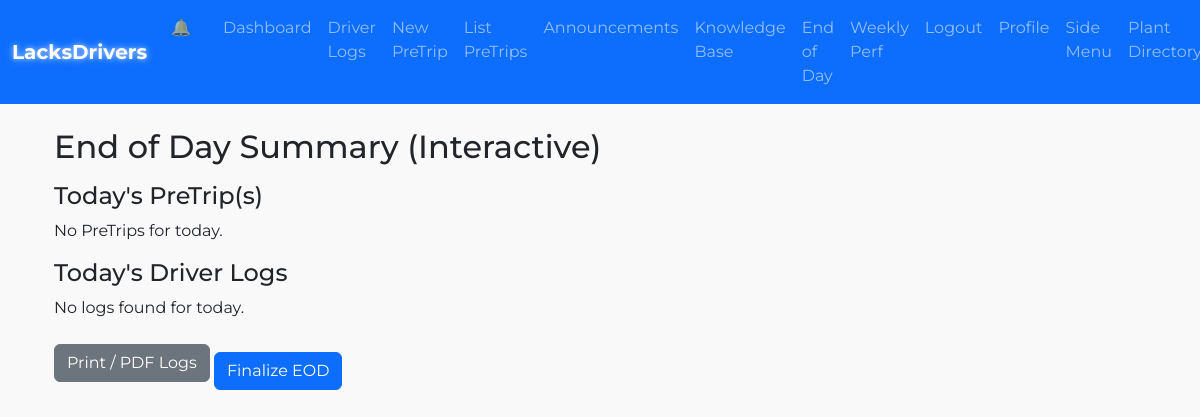
The page /end_of_day_summary (signed in) on the database as committed earlier.
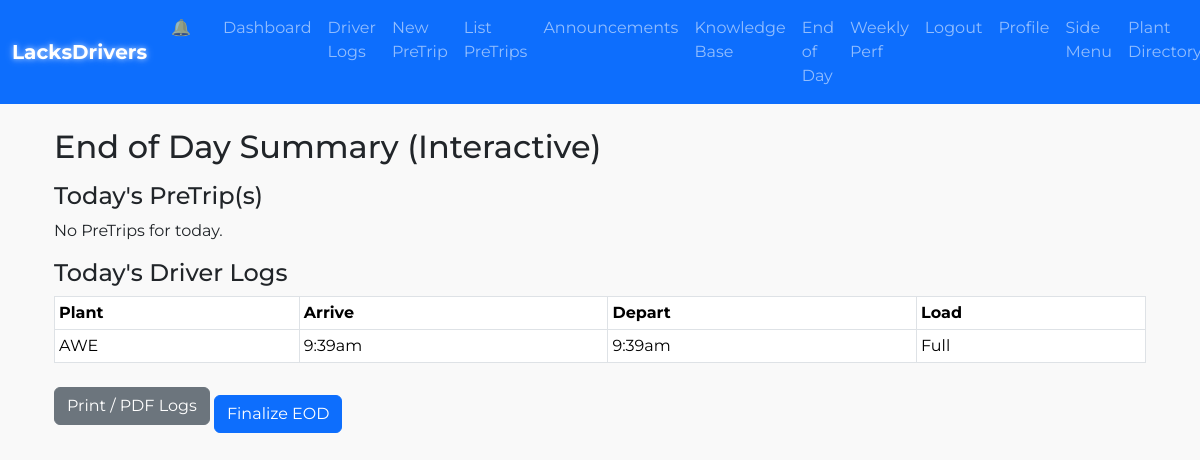
The same page on the database as committed later.
### lacksdrivers.py (models this page shows)
class DriverLog(db.Model):
    __tablename__ = "driver_log"
    id = db.Column(db.Integer, primary_key=True)
    driver_id = db.Column(db.Integer, db.ForeignKey("user.id"), nullable=False)
    driver = db.relationship("User", backref="driver_logs", lazy="joined")
    date = db.Column(db.Date, nullable=False)
    arrive_time = db.Column(db.String(20))
    depart_time = db.Column(db.String(20))
    downtime_reason = db.Column(db.String(200), nullable=True)
    load_size = db.Column(db.String(10), nullable=False)
    plant_name = db.Column(db.String(20), nullable=False)
    maintenance = db.Column(db.Boolean, default=False)
    fuel = db.Column(db.Boolean, default=False)
    meeting = db.Column(db.Boolean, default=False)
    created_at = db.Column(db.DateTime, default=datetime.utcnow)
    updated_at = db.Column(db.DateTime, onupdate=datetime.utcnow)

### lacksdrivers.py (the view)
@app.route("/end_of_day_summary", methods=["GET","POST"])
@login_required
def end_of_day_summary():
    form = EndOfDayForm()
    if form.validate_on_submit():
        flash("Submitted End of Day Summary (interactive)!", "success")
        return redirect(url_for("dashboard"))
    local_tz = pytz.timezone("America/Detroit")
    today_local_date = datetime.now(local_tz).date()
    logs = DriverLog.query.filter_by(driver_id=current_user.id, date=today_local_date).all()
    drivers_logs = { current_user.username: logs }
    pretrips_today = PreTrip.query.filter_by(
        user_id=current_user.id, pretrip_date=today_local_date
    ).all()
    drivers_pretrips = { current_user.username: pretrips_today }
    return render_template(
        "end_of_day_summary.html",
        form=form,
        the_date=today_local_date,
        drivers_logs=drivers_logs,
        drivers_pretrips=drivers_pretrips
    )

### lacksdrivers.py (called while the page is built)
@app.context_processor
def inject_plant_addresses():
    return dict(PLANT_ADDRESSES=PLANT_ADDRESSES)

@login_manager.user_loader
def load_user(user_id):
    return User.query.get(int(user_id))

@app.template_filter('to_local_time')
def to_local_time(utc_str):
    if not utc_str:
        return ""
    try:
        dt_utc = datetime.strptime(utc_str, "%Y-%m-%d %H:%M:%S")
        dt_utc = pytz.utc.localize(dt_utc)
        local_tz = pytz.timezone("America/Detroit")
        dt_local = dt_utc.astimezone(local_tz)
        formatted = dt_local.strftime("%I:%M%p").lower()
        return formatted.lstrip('0')
    except ValueError:
        return utc_str

### templates/end_of_day_summary.html (shortened to what this page needs)
{% extends "base.html" %}
{% block content %}
<div class="container fade-in">
  <h2 class="mt-4 mb-3">End of Day Summary (Interactive)</h2>
  <form method="POST" action="{{ url_for('end_of_day_summary') }}">
    <h4>Today's PreTrip(s)</h4>
    {% if drivers_pretrips[current_user.username] %}
      <table class="table table-bordered table-sm mb-4">
        <thead>
          <tr>
            <th>Truck</th>
            <th>Date</th>
            <th>Leaks?</th>
            <th>Tires?</th>
            <th>Damage?</th>
            <th>Print DVIR</th>
          </tr>
        </thead>
        <tbody>
          {% for pt in drivers_pretrips[current_user.username] %}
          <tr>
            <td>{{ pt.truck_name }}</td>
            <td>{{ pt.pretrip_date }}</td>
            <td>
              {% if pt.oil_leak or pt.fuel_leak or pt.coolant_leak %}
                Yes
              {% else %}
                No
              {% endif %}
            </td>
            <td>{{ "OK" if pt.tires_ok else "PROBLEM" }}</td>
            <td>{{ pt.damage_report or "" }}</td>
            <td>
              <a
                href="{{ url_for('pretrip_printable', pretrip_id=pt.id) }}"
                class="btn btn-sm btn-secondary"
              >
                Print DVIR
              </a>
            </td>
          </tr>
          {% endfor %}
        </tbody>
      </table>
    {% else %}
      <p>No PreTrips for today.</p>
    {% endif %}
    <h4>Today's Driver Logs</h4>
    {% if drivers_logs[current_user.username] %}
      <table class="table table-bordered table-sm">
        <thead>
          <tr>
            <th>Plant</th>
            <th>Arrive</th>
            <th>Depart</th>
            <th>Load</th>
          </tr>
        </thead>
        <tbody>
          {% for log in drivers_logs[current_user.username] %}
          <tr>
            <td>{{ log.plant_name }}</td>
            <td>{{ log.arrive_time|to_local_time if log.arrive_time else '--' }}</td>
            <td>{{ log.depart_time|to_local_time if log.depart_time else '--' }}</td>
            <td>{{ log.load_size }}</td>
          </tr>
          {% endfor %}
        </tbody>
      </table>
    {% else %}
      <p>No logs found for today.</p>
    {% endif %}
    <a href="{{ url_for('driver_logs_print') }}" class="btn btn-secondary">
      Print / PDF Logs
    </a>
    <button type="submit" class="btn btn-primary mt-3">
      Finalize EOD
    </button>
  </form>
</div>
{% endblock %}

Rows that differ between the two databases and show on the page:
added DriverLog: plant_name "AWE", arrive_time|to_local_time "9:39am", depart_time|to_local_time "9:39am", load_size "Full"
Other text that changed with them:
text no longer shown: "No logs found for today."
text now shown: "Plant Arrive Depart Load"
